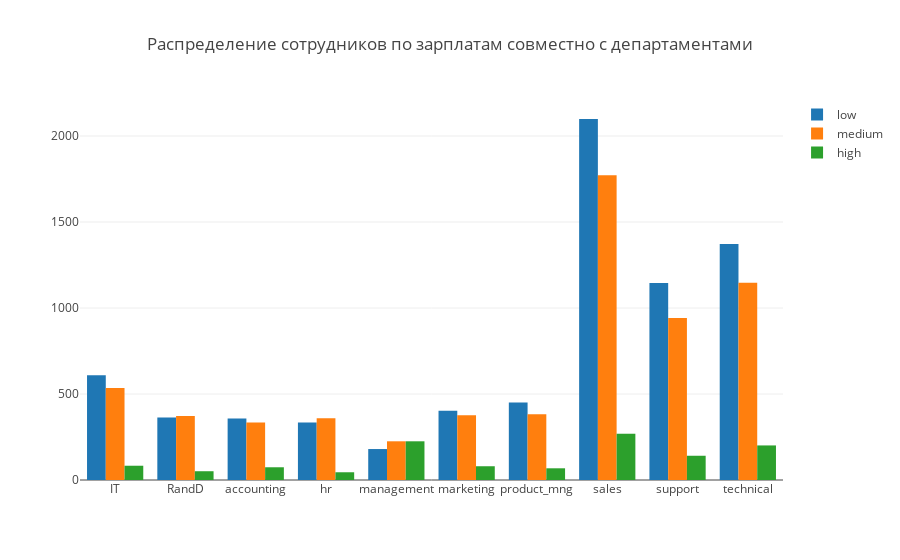

Write notebook code for a chart like this one.
### Code cell
trace0 = go.Bar(
    x=hr_low.index,
    y=hr_low['salary'],
    name='low',
    orientation = 'v'
)

trace1 = go.Bar(
    x=hr_medium.index,
    y=hr_medium['salary'],
    name='medium',
    orientation = 'v'
)

trace2 = go.Bar(
    x=hr_high.index,
    y=hr_high['salary'],
    name='high',
    orientation = 'v'
)

data = [trace0, trace1, trace2]
layout = {'title': 'Распределение сотрудников по зарплатам совместно с департаментами'}

fig = go.Figure(data=data, layout=layout)

iplot(fig, show_link=False)

### Figure 1 — Plotly figure (JSON) as saved in the notebook; plotly's stock layout.template omitted (floating-point values rounded to 4 significant figures)
{"data": [{"name": "low", "orientation": "v", "type": "bar", "uid": "4fa8cbd9-6a51-46e7-b396-0be9b38c28f0", "x": ["IT", "RandD", "accounting", "hr", "management", "marketing", "product_mng", "sales", "support", "technical"], "y": [609, 364, 358, 335, 180, 402, 451, 2099, 1146, 1372]}, {"name": "medium", "orientation": "v", "type": "bar", "uid": "54e2fd40-eaf7-4fdd-9850-ebe7b567aa7c", "x": ["IT", "RandD", "accounting", "hr", "management", "marketing", "product_mng", "sales", "support", "technical"], "y": [535, 372, 335, 359, 225, 376, 383, 1772, 942, 1147]}, {"name": "high", "orientation": "v", "type": "bar", "uid": "5926dc10-e8b9-4a9f-90a8-7ce1dd393ba8", "x": ["IT", "RandD", "accounting", "hr", "management", "marketing", "product_mng", "sales", "support", "technical"], "y": [83, 51, 74, 45, 225, 80, 68, 269, 141, 201]}], "layout": {"title": "Распределение сотрудников по зарплатам совместно с департаментами"}}
